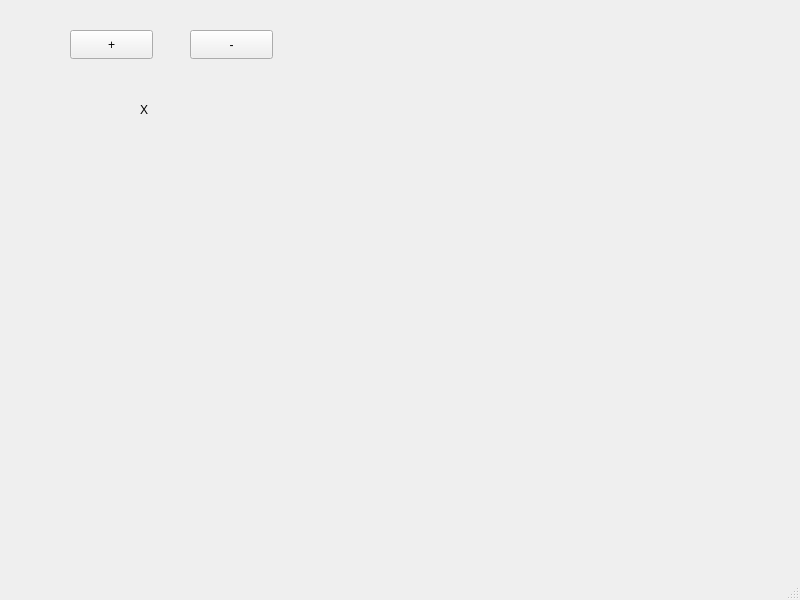
<?xml version="1.0" encoding="UTF-8"?>
<ui version="4.0">
 <class>MainWindow</class>
 <widget class="QMainWindow" name="MainWindow">
  <property name="geometry">
   <rect>
    <x>0</x>
    <y>0</y>
    <width>800</width>
    <height>600</height>
   </rect>
  </property>
  <property name="windowTitle">
   <string>MainWindow</string>
  </property>
  <widget class="QWidget" name="centralwidget">
   <widget class="QPushButton" name="plsBtn">
    <property name="geometry">
     <rect>
      <x>70</x>
      <y>30</y>
      <width>83</width>
      <height>29</height>
     </rect>
    </property>
    <property name="text">
     <string>+</string>
    </property>
   </widget>
   <widget class="QPushButton" name="minBtn">
    <property name="geometry">
     <rect>
      <x>190</x>
      <y>30</y>
      <width>83</width>
      <height>29</height>
     </rect>
    </property>
    <property name="text">
     <string>-</string>
    </property>
   </widget>
   <widget class="QLabel" name="label">
    <property name="geometry">
     <rect>
      <x>140</x>
      <y>100</y>
      <width>63</width>
      <height>20</height>
     </rect>
    </property>
    <property name="text">
     <string>X</string>
    </property>
   </widget>
  </widget>
  <widget class="QMenuBar" name="menubar">
   <property name="geometry">
    <rect>
     <x>0</x>
     <y>0</y>
     <width>800</width>
     <height>25</height>
    </rect>
   </property>
  </widget>
  <widget class="QStatusBar" name="statusbar"/>
 </widget>
 <resources/>
 <connections/>
</ui>
